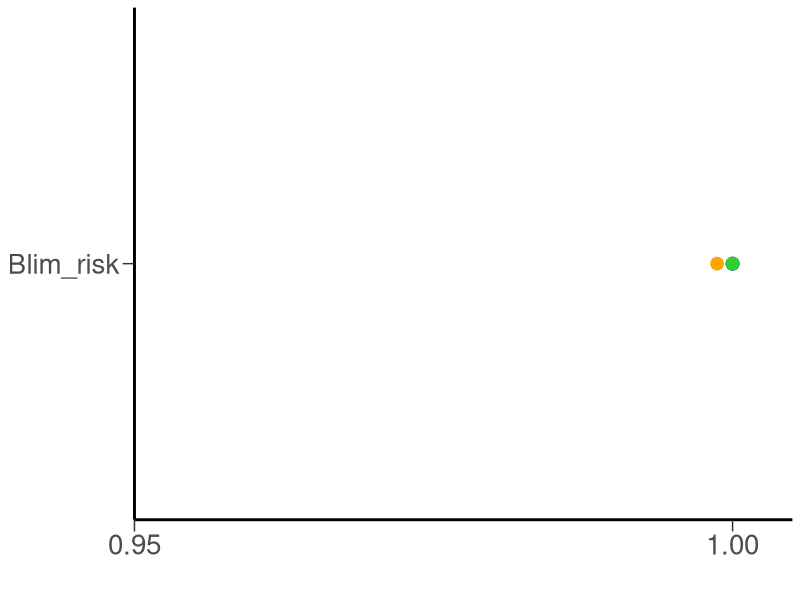
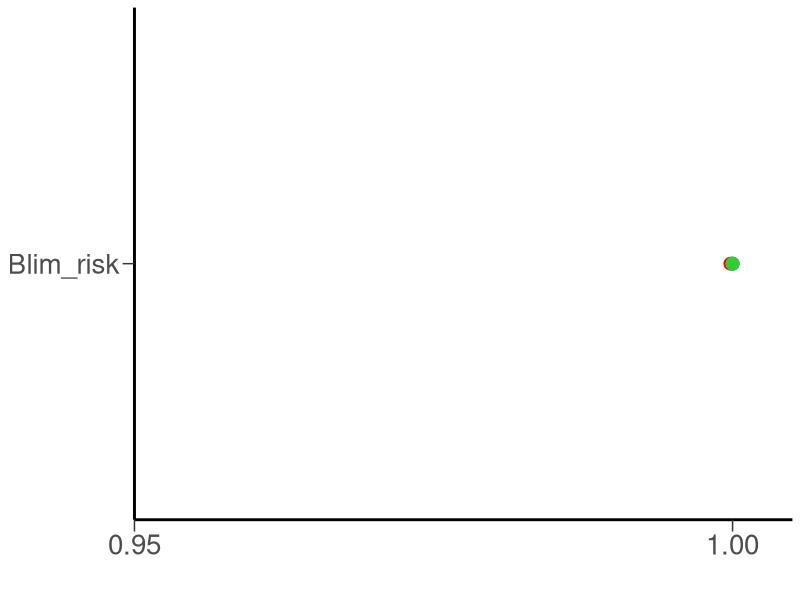
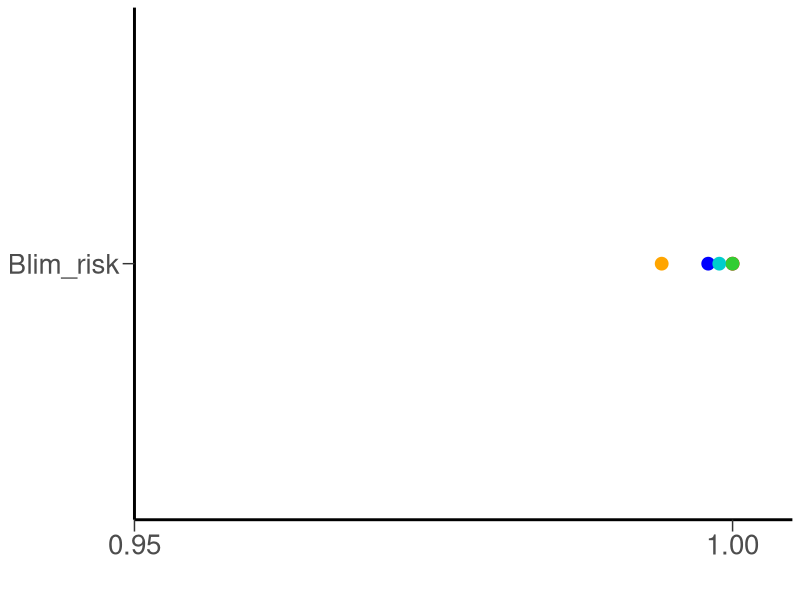
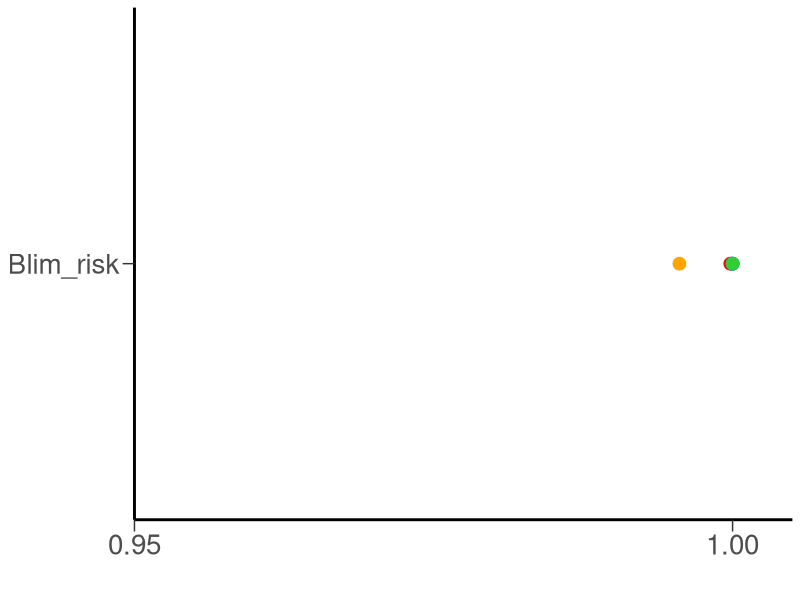
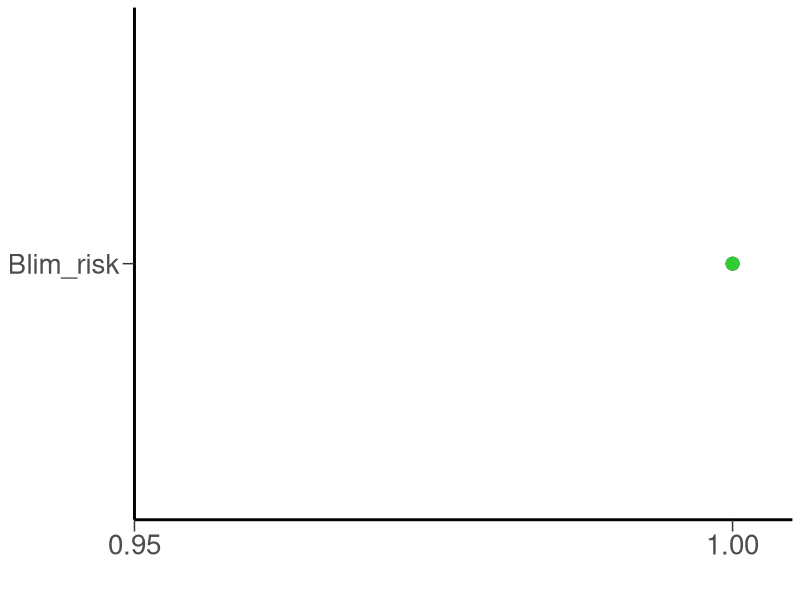
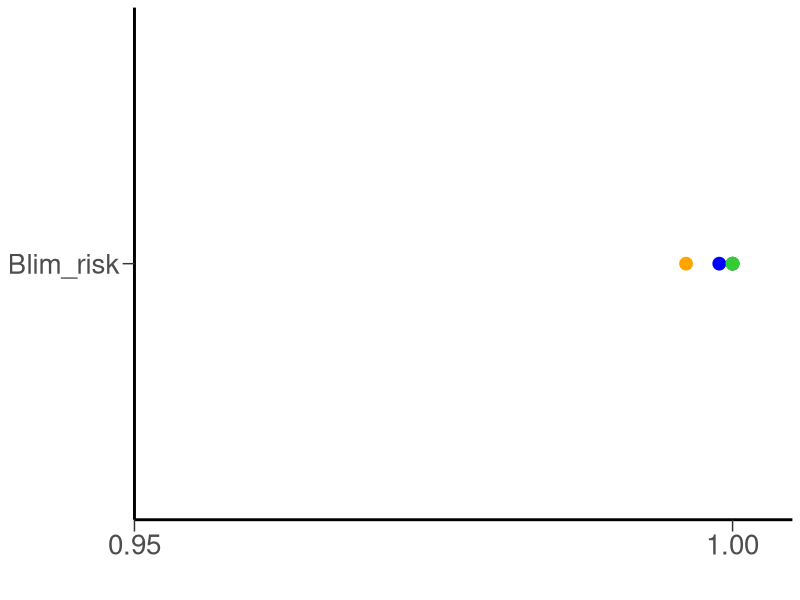
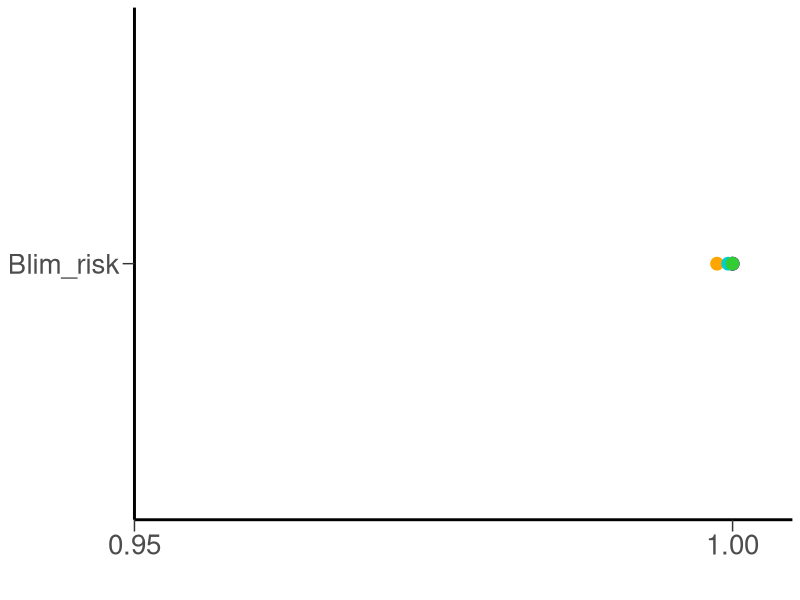
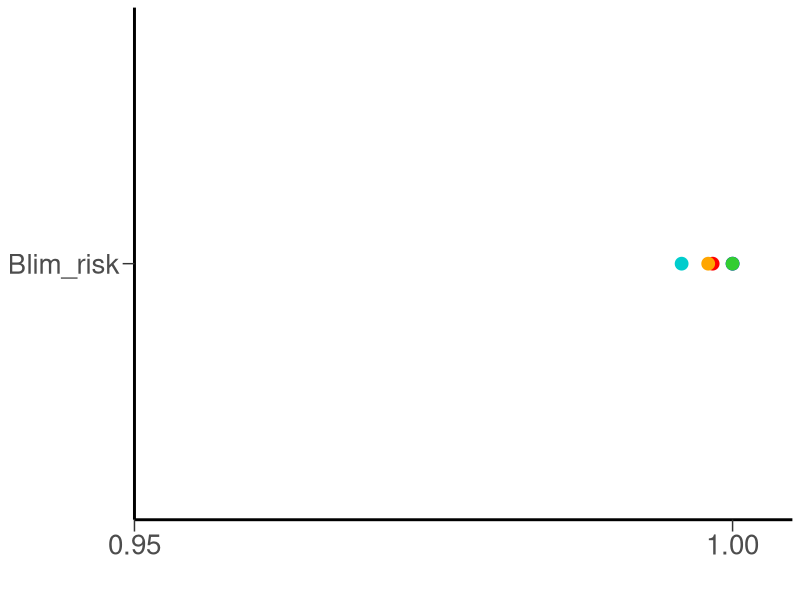

The R script that drew these images, in order:
lst <- list(pollack_oneway = c(1,1,0.998703704,1,1),
            pollack_rollercoaster = c(0.999814815,1,1,1,1),
            pollack_confusion = c(1,0.997962963,0.994074074,0.998888889,1),
            ray_oneway = c(0.999814815,1,0.995555556,1,1),
            ray_rollercoaster = c(1,1,1,1,1),
            ray_confusion = c(1,0.998888889,0.996111111,1,1),
            plaice_oneway = c(1,1,0.998703704,0.99962963,1),
            plaice_rollercoaster = c(0.998333333,1,0.997962963,0.995740741,1),
            plaice_confusion = c(0.999259259,0.996111111,0.988148148,0.973888889,0.989074074),
            anchovy_oneway = c(0.999444444,0.999814815,0.990185185,0.994814815,1),
            anchovy_rollercoaster = c(0.991111111,0.997407407,0.989444444,0.976666667,1),
            anchovy_confusion = c(0.996851852,0.985740741,0.981111111,0.963518519,0.987777778))

  df <- do.call(rbind, lapply(names(lst), function(n){
    x <- lst[[n]]
    sp_sc <- strsplit(n, "_")[[1]]
         data.frame(species = sp_sc[1],
                    scenario = sp_sc[2],
                    index = seq_along(x),
                    value = x)}))
 
rownames(df) <- NULL
df$index <- c("rfb_rule","type2_rule","rfb_C","type2_f","chr_rule")
df$name <- "Blim_risk"

library(ggplot2)

# species と scenario の全組み合わせを回す
for (species_name in unique(df$species)) {
  for (scenario_name in unique(df$scenario)) {
    p <- ggplot(data = df[df$species == species_name & df$scenario == scenario_name,],
                aes(x = name, y = value, group = index)) +
      geom_point(aes(colour = index), size = 4) +
      scale_colour_manual(values = c("rfb_rule" = "red","rfb_C" = "orange",
                                     "type2_rule" = "blue","type2_f" = "cyan3",
                                     "chr_rule" = "limegreen"),
                          guide = guide_legend(reverse = TRUE),
                          name = NULL) +
      coord_flip() + scale_y_continuous(expand = expansion(mult = c(0, 0.1)),
                                        breaks = c(0.95, 1),
                                        limits = c(0.95, 1),
                                        oob = scales::oob_squish) +
      theme_classic() + labs(x = NULL, y = "") +
      theme(plot.title.position = "plot",
            plot.title = element_text(hjust = 0, vjust = 0, size = 25),
            legend.position = "none",
            axis.text = element_text(size = 20),
            axis.title = element_text(size = 20),
            axis.line = element_line(linewidth = 1),
            axis.ticks.length = unit(0.3, "cm"))
    
    ggsave(filename = paste0("BlimRisk_", species_name, "_", scenario_name, ".jpg"),
           plot = p,width = 170,height = 34,units = "mm",dpi = 300)}}
